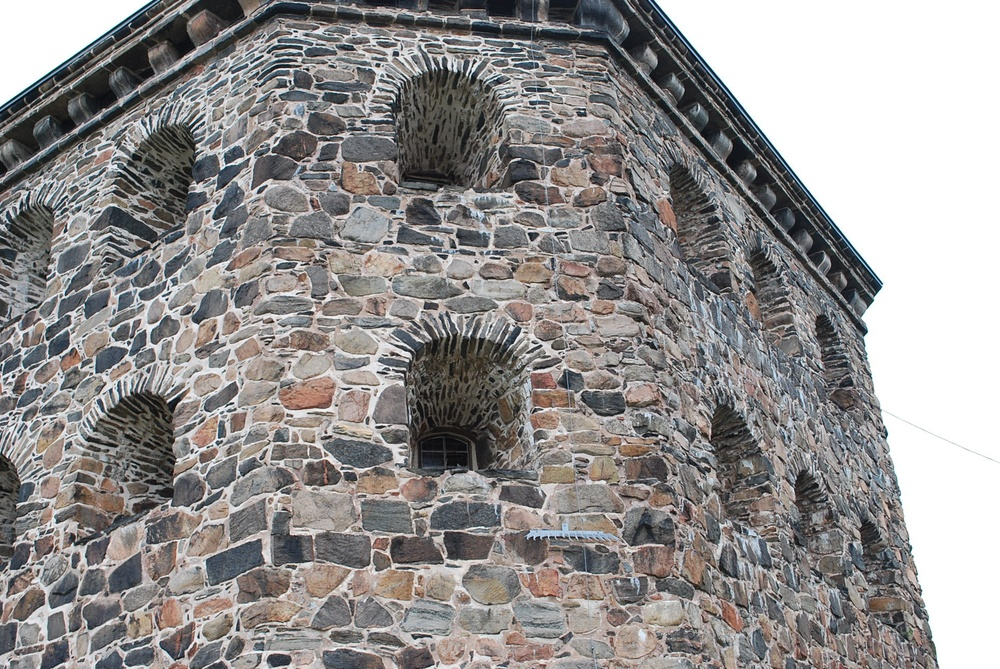
%> input picture Assignment 3/kronan1.JPG, 1000 x 669 px, shrunk from 1936 x 1296 before the run
$ octave compEx1.m   (GNU Octave 9; MATLAB toolbox functions it lacks are replaced by stand-ins)
%> lines starting %> are read from the running program, lines starting %| are printed output that depends on the picture
### Assignment 3/algorithm.m
function M = algorithm(x)
M = zeros(length(x{1}),9);

for i = 1:length(x{1})
    xx = x{2}(: , i )* x{1}(: , i )';
    M(i ,:) = xx (:)';
end

end

### Assignment 3/rital.m
function rital(linjer,st)
if nargin == 1,
 st='-';
end;
if size(linjer)==0,
  slask=[];
else
  [slask,nn]=size(linjer);
  rikt=psphere([linjer(2,:);-linjer(1,:);zeros(1,nn)]);
  punkter=pflat(cross(rikt,linjer));
  for i=1:nn;
   plot([punkter(1,i)-2000*rikt(1,i) punkter(1,i)+2000*rikt(1,i)], ...
        [punkter(2,i)-2000*rikt(2,i) punkter(2,i)+2000*rikt(2,i)],st);
  end;
  slask=[];
end;

### Assignment 3/DLT_triangulation.m
function [A] = DLT_triangulation(P,x1,x2)
A = [x1(1) * P{1}(3,:) - P{1}(1,:) ;
     x1(2) * P{1}(3,:) - P{1}(2,:) ;
     x2(1) * P{2}(3,:) - P{2}(1,:) ;
     x2(2) * P{2}(3,:) - P{2}(2,:) ];
end

### Assignment 3/pflat.m
function x_new = pflat(x)

x_new = x(:,:)./x(end,:);

end

### Assignment 3/psphere.m
function [y,alpha]=psphere(x);
% [y,alpha]=psphere(x) - normalization of projective points.
% Do a normalization on the projective
% points in x. Each column is considered to
% be a point in homogeneous coordinates.
% INPUT :
%  x     - matrix in which each column is a point.
% OUTPUT :
%  y     - result after normalization.
%  alpha - depth

[a,n]=size(x);
alpha=sqrt(sum(x.^2));
y=x./(ones(a,1)*alpha);

### Assignment 3/compEx1.m
%%
clear; clc;
%%
figure;
subplot(1,2,1)
img1 = imread('kronan1.JPG');
%> img1 is the input picture: size 669x1000x3 uint8; mean R, G, B 147.1, 144.6, 143.8
imshow(img1);

subplot(1,2,2)
img2 = imread('kronan2.JPG');
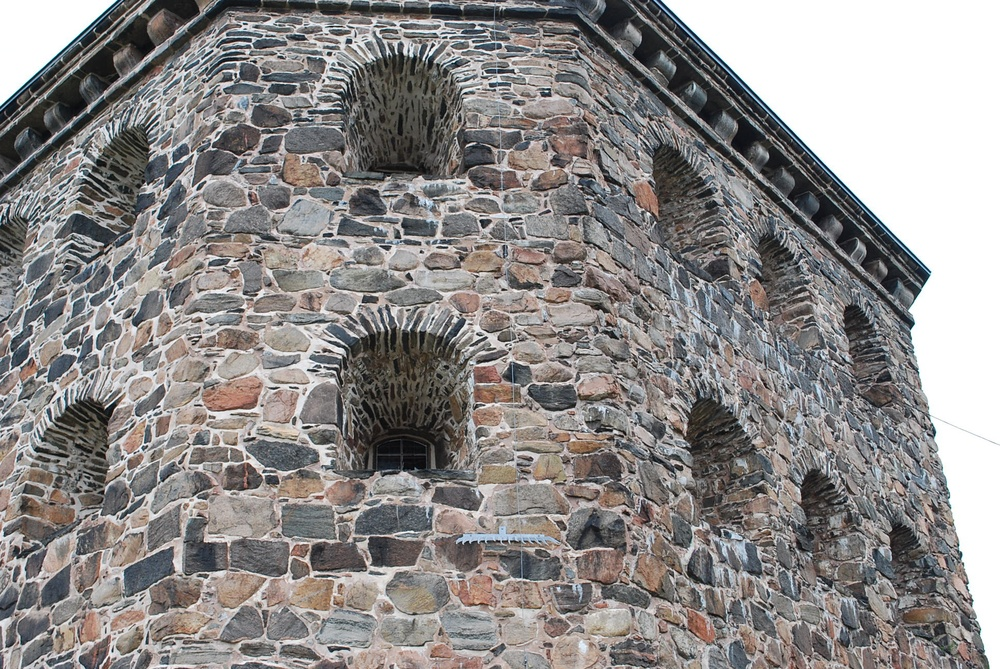
%> input picture Assignment 3/kronan2.JPG, 1000 x 669 px, shrunk from 1936 x 1296 before the run
%> img2 is the input picture: size 669x1000x3 uint8; mean R, G, B 141.3, 138.2, 137.2
imshow(img2);
%%
load('compEx1data.mat')
%%
figure;
subplot(1,2,1)
x1 = cell2mat(x(1));

m1 = mean(x1(1:2,:),2);
s1 = std(x1(1:2,:),0,2);

N1 = [(1/s1(1)), 0, -(1/s1(1))*m1(1);0, (1/s1(2)), -(1/s1(2))*m1(2);0, 0, 1];

x1_new = N1*x1;
plot (x1_new(1,:),x1_new(2,:),'b*');
title('Normalized x1')
axis equal

subplot(1,2,2)
x2 = cell2mat(x(2));

m2 = mean(x2(1:2,:),2);
s2 = std(x2(1:2,:),0,2);

N2 = [(1/s2(1)), 0, -(1/s2(1))*m2(1);0, (1/s2(2)), -(1/s2(2))*m2(2);0, 0, 1];

x2_new = N2*x2;
plot (x2_new(1,:),x2_new(2,:),'r*');
title('Normalized x2')
axis equal
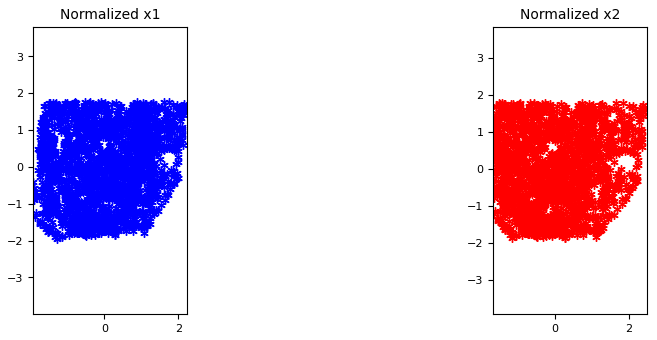
%> figure redrawn from the program's plot data, 2 panels

N = {};
N = {N1,N2};
%%
xn = {};
xn = {x1_new,x2_new};

%%
Mn = algorithm(xn);
[Un ,Sn ,Vn] = svd(Mn);
vn = Vn(:,end);

min(svd(Mn))
norm(Mn*vn)

%%
Ftilde = reshape (vn ,[3 3]);
[Utilde,Stilde,Vtilde] = svd(Ftilde);
Stilde(3,3) = 0;
Fn = Utilde*Stilde*Vtilde';
%%
plot ( diag ( xn{2}'* Fn * xn{1} ));
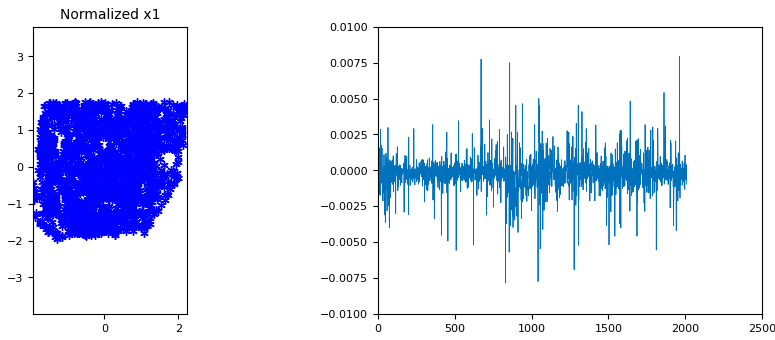
%> figure redrawn from the program's plot data, 2 panels; panel 2: curve peaks at x = 1963, y = 0.00795
det(Fn)

%%
F = N2'*Fn*N1;
l = F*x {1};
l = l ./ sqrt ( repmat ( l (1 ,:).^2 + l (2 ,:).^2 ,[3 1]));
imagesc(img2);
hold on
randomNumber = randi(length(x{2}),1,20);
plot(x{2}(1,randomNumber),x{2}(2,randomNumber),'r*')
rital(l(:,randomNumber),'-')
%%
F = F./F(3,3)
%%
hist ( abs ( sum ( l .* x {2})) ,100)
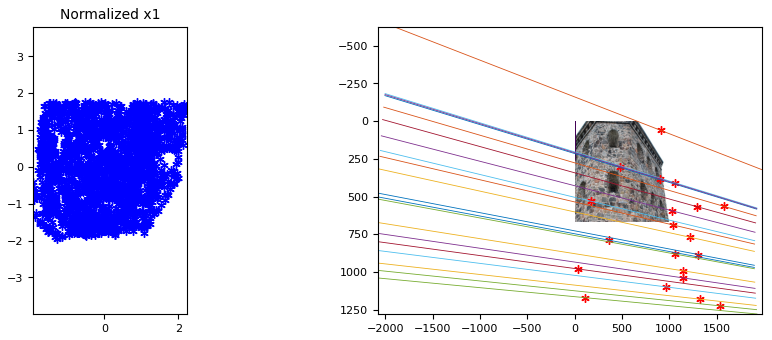
%> figure redrawn from the program's plot data, 2 panels
%%
mean(abs ( sum ( l .* x {2})))

%%
e2 = null (F'); % Computes the epipole
%%
e2x = [0 -e2(3) e2(2); e2(3) 0 -e2(1); -e2(2) e2(1) 0];
%%
P2 = [e2x*F e2];
P1 = [eye(3),[0;0;0]];
P = {};
P = {P1,P2};
%%
X=zeros(4,length(x{1}));

for i=1:length(x{1})
    xn_1 = N{1}*x{1}(:,i);
    xn_2 = N{2}*x{2}(:,i);
    A = DLT_triangulation({N1*P{1},N2*P{2}},xn_1,xn_2);
    [U,S,V] = svd(A);
    X(:,i) = V(:,end);

end
X = pflat(X);

figure
plot3(X(1,:), X(2,:),X(3,:),'.','MarkerSize', 4);
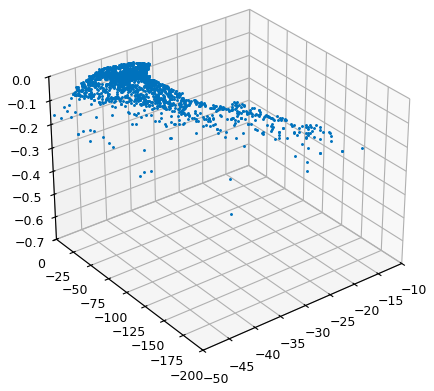
%> figure redrawn from the program's plot data

X_proj1 = P{1}*X;
X_proj2 = P{2}*X;
X_proj1_2D = pflat(X_proj1);
X_proj2_2D = pflat(X_proj2);
%%
figure;
subplot(1,2,1)
imagesc(img1)
hold on
plot(x{1}(1,:), x{1}(2,:),'b*');
plot(X_proj1_2D(1,:),X_proj1_2D(2,:),'ro')

subplot(1,2,2)
imagesc(img2)
hold on
plot(x{2}(1,:), x{2}(2,:),'k*');
plot(X_proj2_2D(1,:),X_proj2_2D(2,:),'co')
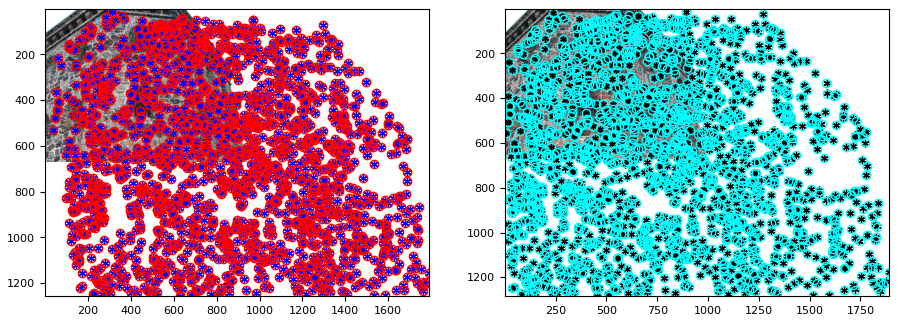
%> figure redrawn from the program's plot data, 2 panels
